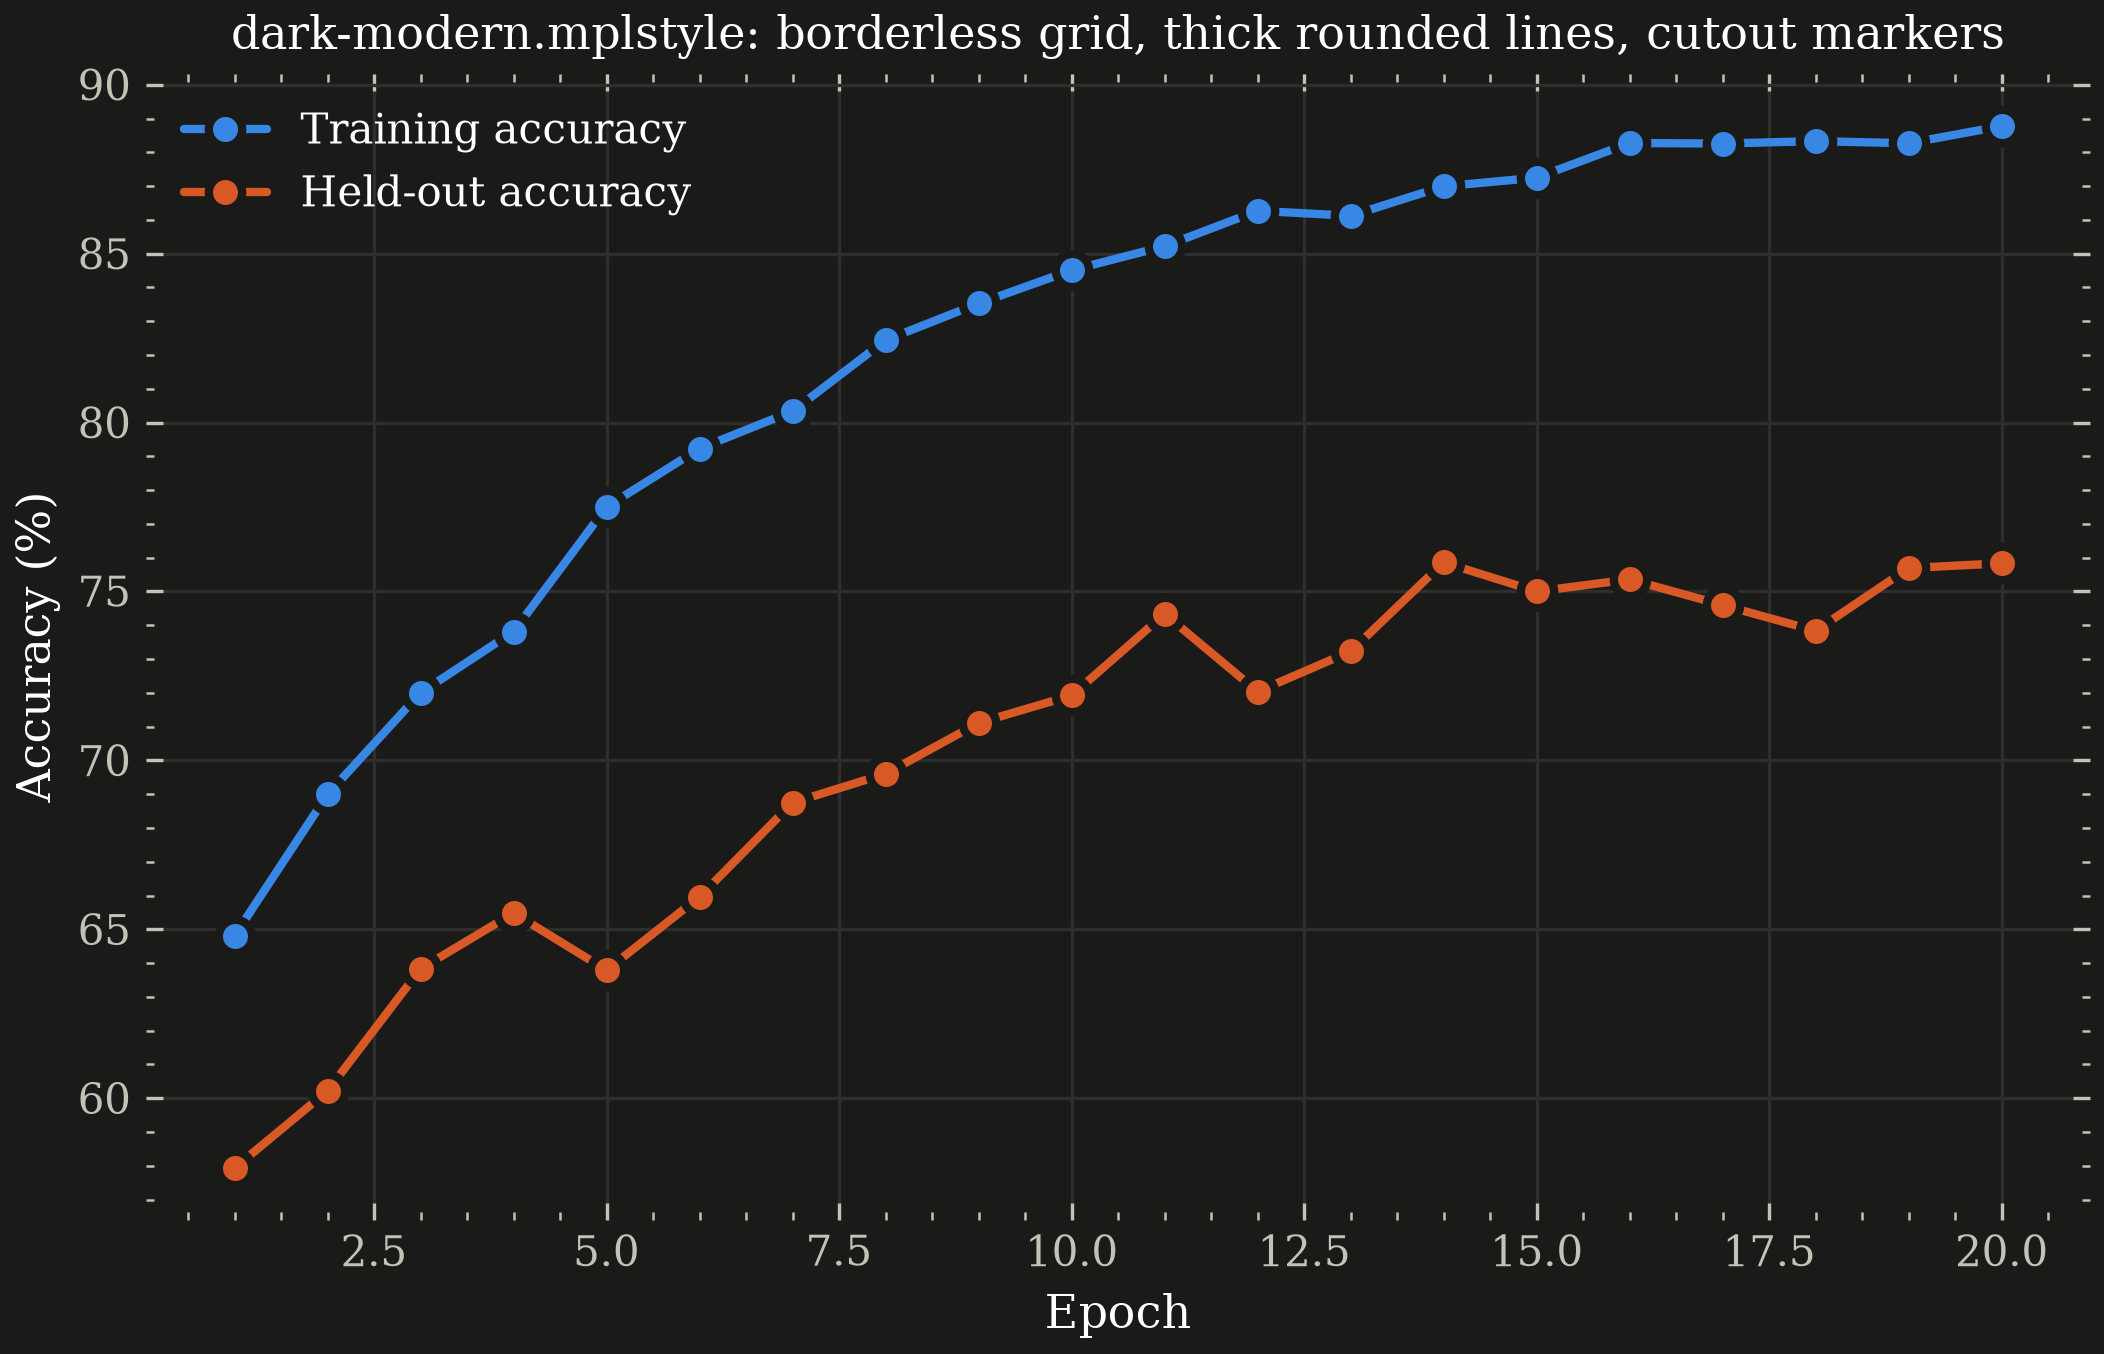

The Python source for this figure:
#!/usr/bin/env python3
"""An example for dark-modern.mplstyle, distinct from preview_dark_modern.png's
generic line/bar/scatter grid -- a single accuracy-curve chart that actually
shows off what changed: borderless grid axes, thick rounded lines, and
markers with a dark cutout ring.

Not stowed into $HOME -- lives here purely as a reference/demo for the styles
defined in home/.config/matplotlib/. Run with: python3 dark_example.py
"""
import pathlib

import matplotlib.pyplot as plt
import numpy as np

REPO_ROOT = pathlib.Path(__file__).resolve().parent.parent
MPL_DIR = REPO_ROOT / "home" / ".config" / "matplotlib"
OUT_DIR = pathlib.Path(__file__).resolve().parent


def main():
    rng = np.random.default_rng(1)
    epochs = np.arange(1, 21)
    train = 60 + 30 * (1 - np.exp(-epochs / 6)) + rng.normal(0, 0.6, epochs.size)
    test = 55 + 22 * (1 - np.exp(-epochs / 7)) + rng.normal(0, 0.9, epochs.size)

    style_files = [str(MPL_DIR / "matplotlibrc"), str(MPL_DIR / "stylelib" / "dark-modern.mplstyle")]
    with plt.style.context(["default", *style_files]):
        fig, ax = plt.subplots(figsize=(7, 4.5))
        ax.plot(epochs, train, marker="o", label="Training accuracy")
        ax.plot(epochs, test, marker="o", label="Held-out accuracy")
        ax.set_xlabel("Epoch")
        ax.set_ylabel("Accuracy (%)")
        ax.set_title("dark-modern.mplstyle: borderless grid, thick rounded lines, cutout markers")
        ax.legend()
        out_path = OUT_DIR / "dark_example.png"
        fig.savefig(out_path)
        plt.close(fig)
        print(f"wrote {out_path.relative_to(REPO_ROOT)}")


if __name__ == "__main__":
    main()
